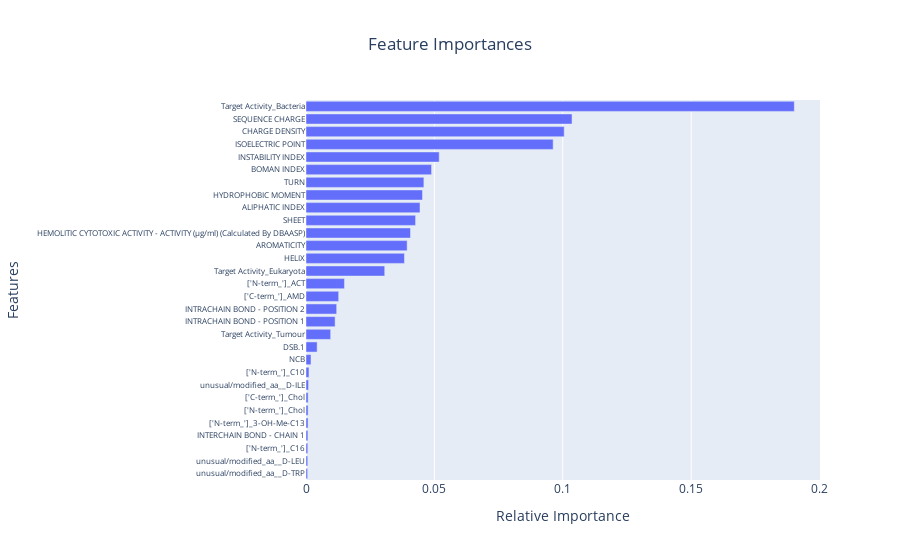

The cell this chart's notebook holds for it:
### Code cell
# Create interactive plot for better visualisation
df = pd.DataFrame([features[i] for i in indices], columns=["Features"])
df["Relative Importance"] = importances[indices]
df.sort_values("Relative Importance", ascending=False, inplace=True, ignore_index=True)

fig = px.bar(df.iloc[:30], x="Relative Importance", y="Features",orientation='h',
                title="Feature Importances")
fig.update_layout(yaxis=dict(autorange="reversed"), title_x=0.5)
fig.update_yaxes(tickfont=dict(size=8))
fig.show()

### Figure 1 — Plotly figure (JSON) as saved in the notebook; plotly's stock layout.template omitted (floating-point values rounded to 4 significant figures)
{"data": [{"alignmentgroup": "True", "hovertemplate": "Relative Importance=%{x}<br>Features=%{y}<extra></extra>", "legendgroup": "", "marker": {"color": "#636efa", "pattern": {"shape": ""}}, "name": "", "offsetgroup": "", "orientation": "h", "showlegend": false, "textposition": "auto", "type": "bar", "x": [0.1902, 0.1036, 0.1005, 0.09625, 0.05187, 0.0489, 0.04591, 0.04535, 0.0444, 0.04267, 0.04069, 0.03939, 0.03834, 0.03066, 0.01497, 0.01272, 0.01195, 0.01133, 0.009601, 0.004342, 0.001939, 0.001157, 0.0009932, 0.0008303, 0.0008152, 0.0007977, 0.0007392, 0.0006959, 0.000678, 0.0006403], "xaxis": "x", "y": ["Target Activity_Bacteria", "SEQUENCE CHARGE", "CHARGE DENSITY", "ISOELECTRIC POINT", "INSTABILITY INDEX", "BOMAN INDEX", "TURN", "HYDROPHOBIC MOMENT", "ALIPHATIC INDEX", "SHEET", "HEMOLITIC CYTOTOXIC ACTIVITY - ACTIVITY (μg/ml) (Calculated By DBAASP)", "AROMATICITY", "HELIX", "Target Activity_Eukaryota", "['N-term_']_ACT", "['C-term_']_AMD", "INTRACHAIN BOND - POSITION 2", "INTRACHAIN BOND - POSITION 1", "Target Activity_Tumour", "DSB.1", "NCB", "['N-term_']_C10", "unusual/modified_aa__D-ILE", "['C-term_']_Chol", "['N-term_']_Chol", "['N-term_']_3-OH-Me-C13", "INTERCHAIN BOND - CHAIN 1", "['N-term_']_C16", "unusual/modified_aa__D-LEU", "unusual/modified_aa__D-TRP"], "yaxis": "y"}], "layout": {"barmode": "relative", "legend": {"tracegroupgap": 0}, "title": {"text": "Feature Importances", "x": 0.5}, "xaxis": {"anchor": "y", "domain": [0, 1], "title": {"text": "Relative Importance"}}, "yaxis": {"anchor": "x", "autorange": "reversed", "domain": [0, 1], "tickfont": {"size": 8}, "title": {"text": "Features"}}}}
